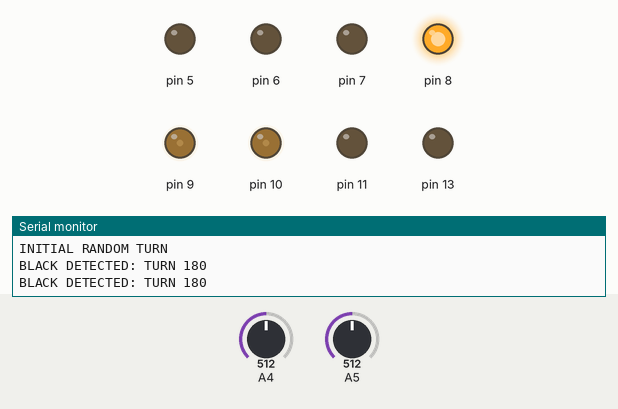
Recording of a sketch running on a simulated Arduino Uno, built with avr-gcc and run on an emulated ATmega328P. On the bench: output pins drawn as LEDs (lit = HIGH), the last lines printed to the serial monitor. Inputs (shaded band) come from the test bench; at power-on: A4 = 512, A5 = 512.

Above: at 5.8 s.
5.9 s: A4 set to 411
10.2 s: A4 set to 387
At 10.8 s:
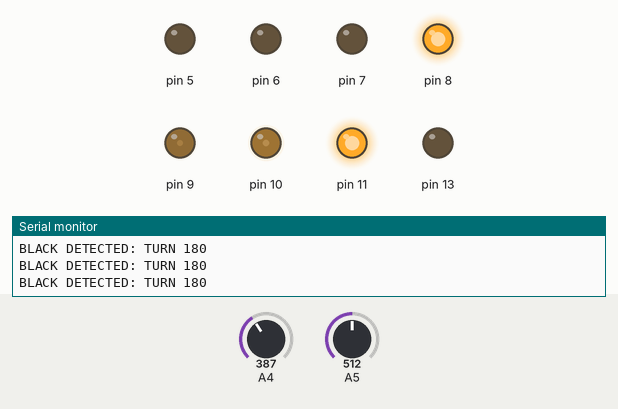
14.5 s: A4 set to 410
At 14.87 s:
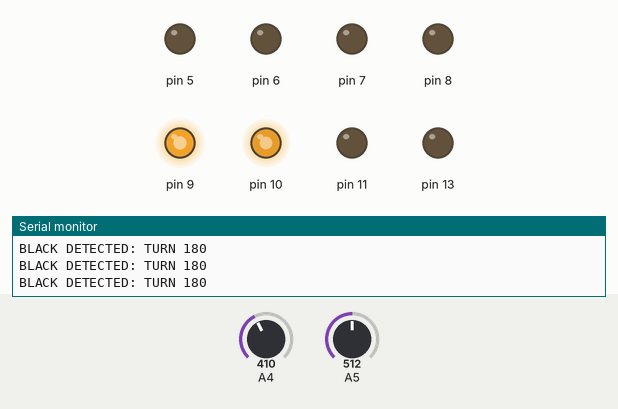
19.2 s: A4 set to 390
At 20.6 s:
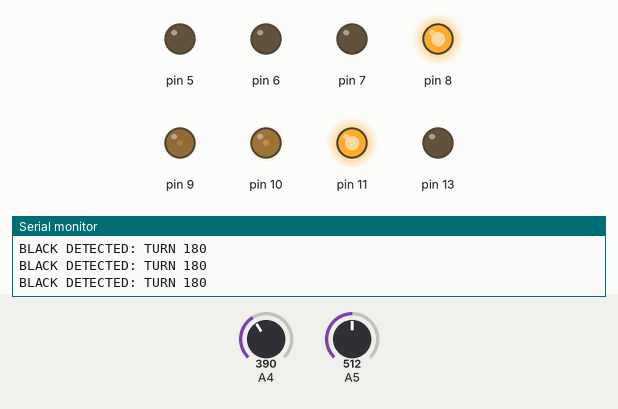
Timing chart, 0 to 22.2 s (numbered marks = the images above; inputs shaded):
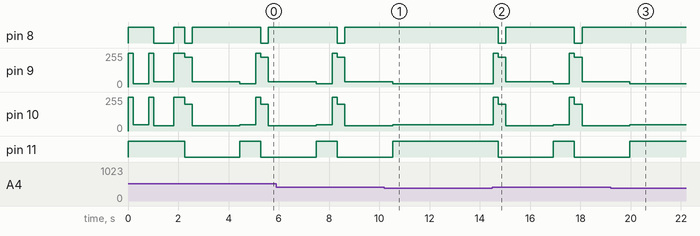

Measured:
- the behaviour switches between 400 and 399 on A4 (found by bisection; images 0 and 1)
- after the input at 10.2 s, pin 8: stays HIGH (without the input it goes to LOW after 1.2 s); pin 9: goes on until 10.5 s, then stays 24/255; pin 10: goes on until 10.5 s, then stays 48/255; pin 11: goes on until 10.5 s, then stays HIGH
- after the input at 14.5 s, pin 8: alternates HIGH for 2.7 s and LOW for 0.30 s, starting after 0.23 s; pin 9: 24/255 → 255/255 at once, → 224/255 0.20 s later, → 40/255 0.30 s later, → 24/255 1.9 s later, … (7 changes in this stretch)
- after the input at 19.2 s, pin 8: stops changing and stays HIGH; pin 9: goes on until 20.0 s, then stays 24/255; pin 10: goes on until 20.0 s, then stays 48/255; pin 11: goes on until 20.0 s, then stays HIGH

The sketch:

MAE3783RobotFinal.ino
```cpp
// Two Analog QTI Sensors + One-Wire Ultrasonic + Two TCS3200 Color Sensors + Robot Movement
// Arduino Uno / ATmega328P
// Register notation only
//
// Ultrasonic:
// SIG = D2
//
// QTI sensors:
// LEFT QTI  = A5
// RIGHT QTI = A4
//
// LEFT color sensor:
// S2  = D5
// S3  = D6
// OUT = A1
//
// RIGHT color sensor:
// S2  = D13
// S3  = D7
// OUT = A0
//
// Motor driver pins:
// LEFT MOTOR DIR  = D8
// LEFT MOTOR PWM  = D9   OC1A
// RIGHT MOTOR PWM = D10  OC1B
// RIGHT MOTOR DIR = D11

#include <avr/io.h>

// ---------------- Color Codes ----------------

#define COLOR_BLUE   0
#define COLOR_YELLOW 1
#define COLOR_BLACK  2

// ---------------- Motor Speeds ----------------
// Your setup is inverted:
// lower PWM number = faster
// 255 = stop

#define FORWARD_SPEED 24
#define DRIVE_SPEED   200
#define EASE_FAST     40
#define EASE_SLOW     90
#define TURN_SPEED    40

#define TURN_90_TIME_MS 400
#define TURN_180_TIME_MS 950

#define OBJECT_THRESHOLD_COUNT 2500

// ---------------- QTI Thresholds ----------------
// Analog ADC range: 0 to 1023
// LEFT QTI = A5
// RIGHT QTI = A4

#define LEFT_QTI_BLACK_THRESHOLD 1023
#define RIGHT_QTI_BLACK_THRESHOLD 400

// ---------------- Random State ----------------

unsigned long random_state = 12345;

// ---------------- UART ----------------

void uart_init() {
    UBRR0H = 0;
    UBRR0L = 103;        // 9600 baud for 16 MHz Arduino Uno
    UCSR0B = 0b00001000; // TXEN0 = 1
    UCSR0C = 0b00000110; // 8-bit data
}

void uart_send_char(char c) {
    while (!(UCSR0A & 0b00100000));
    UDR0 = c;
}

void uart_send_string(const char* str) {
    while (*str != '\0') {
        uart_send_char(*str);
        str++;
    }
}

void uart_send_number(long num) {
    char buffer[12];
    int i = 0;

    if (num == 0) {
        uart_send_char('0');
        return;
    }

    if (num < 0) {
        uart_send_char('-');
        num = -num;
    }

    while (num > 0) {
        buffer[i] = (num % 10) + '0';
        num = num / 10;
        i++;
    }

    while (i > 0) {
        i--;
        uart_send_char(buffer[i]);
    }
}

// ---------------- Delay ----------------

void delay_ms(int ms) {
    for (int i = 0; i < ms; i++) {
        for (volatile int j = 0; j < 1600; j++) {
            __asm__("nop");
        }
    }
}

void delay_us(int us) {
    for (int i = 0; i < us; i++) {
        for (volatile int j = 0; j < 16; j++) {
            __asm__("nop");
        }
    }
}

// ---------------- ADC ----------------

void adc_init() {
    // AVcc reference, ADC right adjusted
    ADMUX = 0b01000000;

    // Enable ADC, prescaler = 128
    ADCSRA = 0b10000111;
}

int adc_read(unsigned char channel) {
    // Select ADC channel, keep AVcc reference
    ADMUX = 0b01000000 | (channel & 0b00001111);

    // Start conversion
    ADCSRA |= 0b01000000;

    // Wait for conversion to finish
    while (ADCSRA & 0b01000000);

    return ADC;
}

// ---------------- Pin + Timer Setup ----------------

void pins_init() {
    // PORTD:
    // D2 = PD2 = ultrasonic SIG, input/output dynamically
    // D5 = PD5 = LEFT color S2 output
    // D6 = PD6 = LEFT color S3 output
    // D7 = PD7 = RIGHT color S3 output
    DDRD = 0b11100000;

    // Pullup OFF for D2
    PORTD &= 0b11111011;

    // PORTB:
    // D8  = PB0 = LEFT MOTOR DIR output
    // D9  = PB1 = LEFT MOTOR PWM output OC1A
    // D10 = PB2 = RIGHT MOTOR PWM output OC1B
    // D11 = PB3 = RIGHT MOTOR DIR output
    // D13 = PB5 = RIGHT color S2 output
    DDRB = 0b00101111;

    // PORTC:
    // A0 = PC0 = RIGHT color OUT input
    // A1 = PC1 = LEFT color OUT input
    // A4 = PC4 = RIGHT QTI analog input
    // A5 = PC5 = LEFT QTI analog input
    DDRC = 0b00000000;
}

void timer1_pwm_init() {
    // Timer1 controls PWM on D9 = OC1A and D10 = OC1B
    TCCR1A = 0b10100001; // Fast PWM 8-bit, non-inverting
    TCCR1B = 0b00001011; // Prescaler = 64

    OCR1A = 255;
    OCR1B = 255;
}

// ---------------- Motor Control ----------------

void set_left_motor_forward() {
    PORTB |= 0b00000001; // D8 HIGH
}

void set_left_motor_backward() {
    PORTB &= 0b11111110; // D8 LOW
}

void set_right_motor_forward() {
    PORTB |= 0b00001000; // D11 HIGH
}

void set_right_motor_backward() {
    PORTB &= 0b11110111; // D11 LOW
}

void set_motor_speeds(unsigned char left_speed, unsigned char right_speed) {
    OCR1A = left_speed;   // D9
    OCR1B = right_speed;  // D10
}

void move_forward() {
    set_left_motor_forward();
    set_right_motor_forward();

    // Right motor slowed slightly so robot drives straight.
    set_motor_speeds(FORWARD_SPEED, FORWARD_SPEED + 24);
}

void move_backward() {
    set_left_motor_backward();
    set_right_motor_backward();

    // Tuned reverse correction
    set_motor_speeds(DRIVE_SPEED + 24, DRIVE_SPEED);
}

void stop_motors() {
    set_left_motor_forward();
    set_right_motor_forward();
    set_motor_speeds(255, 255);
}

void turn_right_90() {
    stop_motors();
    delay_ms(100);

    set_left_motor_forward();
    set_right_motor_backward();
    set_motor_speeds(TURN_SPEED, TURN_SPEED);

    delay_ms(TURN_90_TIME_MS);

    stop_motors();
    delay_ms(100);
}

void turn_left_90() {
    stop_motors();
    delay_ms(100);

    set_left_motor_backward();
    set_right_motor_forward();
    set_motor_speeds(TURN_SPEED, TURN_SPEED);

    delay_ms(TURN_90_TIME_MS);

    stop_motors();
    delay_ms(100);
}

void turn_180() {
    stop_motors();


    set_left_motor_forward();
    set_right_motor_backward();
    set_motor_speeds(TURN_SPEED, TURN_SPEED);

    delay_ms(TURN_180_TIME_MS);

    stop_motors();

}

// ---------------- Analog QTI Reading ----------------

int read_left_qti_raw() {
    // LEFT QTI = A5 = ADC5
    return adc_read(5);
}

int read_right_qti_raw() {
    // RIGHT QTI = A4 = ADC4
    return adc_read(4);
}

int left_qti_black() {
    int value = read_left_qti_raw();

    if (value >= LEFT_QTI_BLACK_THRESHOLD) {
        return 1;
    } else {
        return 0;
    }
}

int right_qti_black() {
    int value = read_right_qti_raw();

    if (value >= RIGHT_QTI_BLACK_THRESHOLD) {
        return 1;
    } else {
        return 0;
    }
}

void print_qti_values() {
    int left_value = read_left_qti_raw();
    int right_value = read_right_qti_raw();

    uart_send_string("LEFT QTI A5=");
    uart_send_number(left_value);

    if (left_value >= LEFT_QTI_BLACK_THRESHOLD) {
        uart_send_string(" BLACK");
    } else {
        uart_send_string(" NOT_BLACK");
    }

    uart_send_string("    RIGHT QTI A4=");
    uart_send_number(right_value);

    if (right_value >= RIGHT_QTI_BLACK_THRESHOLD) {
        uart_send_string(" BLACK");
    } else {
        uart_send_string(" NOT_BLACK");
    }

    uart_send_string("\r\n");
}

// ---------------- One-Wire Ultrasonic Helpers ----------------

void ultrasonic_pin_output() {
    DDRD |= 0b00000100; // D2 output
}

void ultrasonic_pin_input() {
    DDRD &= 0b11111011;  // D2 input
    PORTD &= 0b11111011; // pullup off
}

void ultrasonic_pin_high() {
    PORTD |= 0b00000100;
}

void ultrasonic_pin_low() {
    PORTD &= 0b11111011;
}

int read_ultrasonic_pin() {
    if (PIND & 0b00000100) {
        return 1;
    } else {
        return 0;
    }
}

long read_ultrasonic_raw() {
    long count = 0;
    long timeout = 0;

    ultrasonic_pin_output();

    ultrasonic_pin_low();
    delay_us(2);

    ultrasonic_pin_high();
    delay_us(10);

    ultrasonic_pin_low();

    ultrasonic_pin_input();

    timeout = 0;
    while (read_ultrasonic_pin() == 0) {
        timeout++;

        if (timeout > 30000) {
            return -1;
        }
    }

    count = 0;
    while (read_ultrasonic_pin() == 1) {
        count++;

        if (count > 30000) {
            return -2;
        }
    }

    return count;
}

int check_object() {
    long raw = read_ultrasonic_raw();

    if (raw == -1 || raw == -2) {
        return 0;
    }

    if (raw < OBJECT_THRESHOLD_COUNT) {
        return 1;
    } else {
        return 0;
    }
}

// ---------------- LEFT Color Sensor Filter Selection ----------------
// Color code is included but not used in main right now.

void left_select_red() {
    // LEFT S2 = D5 LOW
    // LEFT S3 = D6 LOW
    PORTD &= 0b10011111;
}

void left_select_green() {
    // LEFT S2 = D5 HIGH
    // LEFT S3 = D6 HIGH
    PORTD |= 0b01100000;
}

void left_select_blue() {
    // LEFT S2 = D5 LOW
    // LEFT S3 = D6 HIGH
    PORTD &= 0b11011111;
    PORTD |= 0b01000000;
}

// ---------------- RIGHT Color Sensor Filter Selection ----------------
// Color code is included but not used in main right now.

void right_select_red() {
    // RIGHT S2 = D13/PB5 LOW
    // RIGHT S3 = D7 LOW
    PORTB &= 0b11011111;
    PORTD &= 0b01111111;
}

void right_select_green() {
    // RIGHT S2 = D13/PB5 HIGH
    // RIGHT S3 = D7 HIGH
    PORTB |= 0b00100000;
    PORTD |= 0b10000000;
}

void right_select_blue() {
    // RIGHT S2 = D13/PB5 LOW
    // RIGHT S3 = D7 HIGH
    PORTB &= 0b11011111;
    PORTD |= 0b10000000;
}

// ---------------- Color Sensor Output Reading ----------------

int read_left_color_out() {
    // LEFT OUT = A1 = PC1
    if (PINC & 0b00000010) {
        return 1;
    } else {
        return 0;
    }
}

int read_right_color_out() {
    // RIGHT OUT = A0 = PC0
    if (PINC & 0b00000001) {
        return 1;
    } else {
        return 0;
    }
}

long read_left_color_pulse() {
    long count = 0;
    long timeout = 0;

    while (read_left_color_out() == 1) {
        timeout++;
        if (timeout > 30000) {
            return 30000;
        }
    }

    while (read_left_color_out() == 0) {
        count++;
        if (count > 30000) {
            return 30000;
        }
    }

    return count;
}

long read_right_color_pulse() {
    long count = 0;
    long timeout = 0;

    while (read_right_color_out() == 1) {
        timeout++;
        if (timeout > 30000) {
            return 30000;
        }
    }

    while (read_right_color_out() == 0) {
        count++;
        if (count > 30000) {
            return 30000;
        }
    }

    return count;
}

long read_left_color_avg(int samples) {
    long total = 0;

    for (int i = 0; i < samples; i++) {
        total += read_left_color_pulse();
    }

    return total / samples;
}

long read_right_color_avg(int samples) {
    long total = 0;

    for (int i = 0; i < samples; i++) {
        total += read_right_color_pulse();
    }

    return total / samples;
}

void read_left_rgb(long* r, long* g, long* b) {
    left_select_red();
    delay_ms(10);
    *r = read_left_color_avg(1);

    left_select_green();
    delay_ms(10);
    *g = read_left_color_avg(1);

    left_select_blue();
    delay_ms(10);
    *b = read_left_color_avg(1);
}

void read_right_rgb(long* r, long* g, long* b) {
    right_select_red();
    delay_ms(10);
    *r = read_right_color_avg(1);

    right_select_green();
    delay_ms(10);
    *g = read_right_color_avg(1);

    right_select_blue();
    delay_ms(10);
    *b = read_right_color_avg(1);
}

int detect_color_code(long r, long g, long b) {
    long diff_blue = (r - 330) * (r - 330)
                   + (g - 180) * (g - 180)
                   + (b - 80)  * (b - 80);

    long diff_yellow = (r - 30) * (r - 30)
                     + (g - 50) * (g - 50)
                     + (b - 100) * (b - 100);

    long diff_black = (r - 550) * (r - 550)
                    + (g - 600) * (g - 600)
                    + (b - 480) * (b - 480);

    if (diff_black <= diff_blue && diff_black <= diff_yellow) {
        return COLOR_BLACK;
    }

    if (diff_blue <= diff_yellow && diff_blue <= diff_black) {
        return COLOR_BLUE;
    }

    return COLOR_YELLOW;
}

const char* color_name(int color_code) {
    if (color_code == COLOR_BLACK) {
        return "BLACK";
    }

    if (color_code == COLOR_BLUE) {
        return "BLUE";
    }

    return "YELLOW";
}

void print_color_values_once() {
    long left_r;
    long left_g;
    long left_b;

    long right_r;
    long right_g;
    long right_b;

    read_left_rgb(&left_r, &left_g, &left_b);
    read_right_rgb(&right_r, &right_g, &right_b);

    int left_color = detect_color_code(left_r, left_g, left_b);
    int right_color = detect_color_code(right_r, right_g, right_b);

    uart_send_string("LEFT COLOR: ");
    uart_send_string(color_name(left_color));
    uart_send_string(" R=");
    uart_send_number(left_r);
    uart_send_string(" G=");
    uart_send_number(left_g);
    uart_send_string(" B=");
    uart_send_number(left_b);

    uart_send_string("     RIGHT COLOR: ");
    uart_send_string(color_name(right_color));
    uart_send_string(" R=");
    uart_send_number(right_r);
    uart_send_string(" G=");
    uart_send_number(right_g);
    uart_send_string(" B=");
    uart_send_number(right_b);

    uart_send_string("\r\n");
}

// ---------------- Random Direction ----------------

unsigned long simple_random() {
    random_state = random_state * 1103515245 + 12345;
    return random_state;
}

void random_small_turn() {
    unsigned long r = simple_random() % 3;

    if (r == 0) {
        turn_left_90();
    }
    else if (r == 1) {
        turn_right_90();
    }
    else {
        move_forward();
        delay_ms(150);
    }
}

// ---------------- Fast QTI Competition Logic ----------------

void handle_qti_event() {
    int left_black = left_qti_black();
    int right_black = right_qti_black();

    if (left_black && right_black) {
        uart_send_string("BOTH QTI BLACK: 180\r\n");
        turn_180();
        random_small_turn();
    }
    else if (left_black) {
        uart_send_string("LEFT QTI BLACK: RIGHT 90\r\n");
        turn_right_90();
        random_small_turn();
    }
    else if (right_black) {
        uart_send_string("RIGHT QTI BLACK: LEFT 90\r\n");
        turn_left_90();
        random_small_turn();
    }
}

// ---------------- Main ----------------

int main() {
    pins_init();
    timer1_pwm_init();
    uart_init();
    adc_init();

    stop_motors();
    delay_ms(100);

    uart_send_string("START\r\n");

    // Start going straight
    move_forward();
    delay_ms(300);

    // Choose random turn ONLY ONCE at the beginning
    uart_send_string("INITIAL RANDOM TURN\r\n");
    random_small_turn();

    // Then only drive straight until black, turn 180, repeat
    while (1) {
        int left_black = left_qti_black();
        int right_black = right_qti_black();

        if (left_black || right_black) {
            uart_send_string("BLACK DETECTED: TURN 180\r\n");

            stop_motors();
            delay_ms(100);

            move_backward();
            delay_ms(150);


            turn_180();

            // Drive forward after turning away from black
            move_forward();
            delay_ms(300);
        }
        else {
            move_forward();
        }

        // Fast QTI sampling
        delay_ms(5);
    }

    return 0;
}
```
